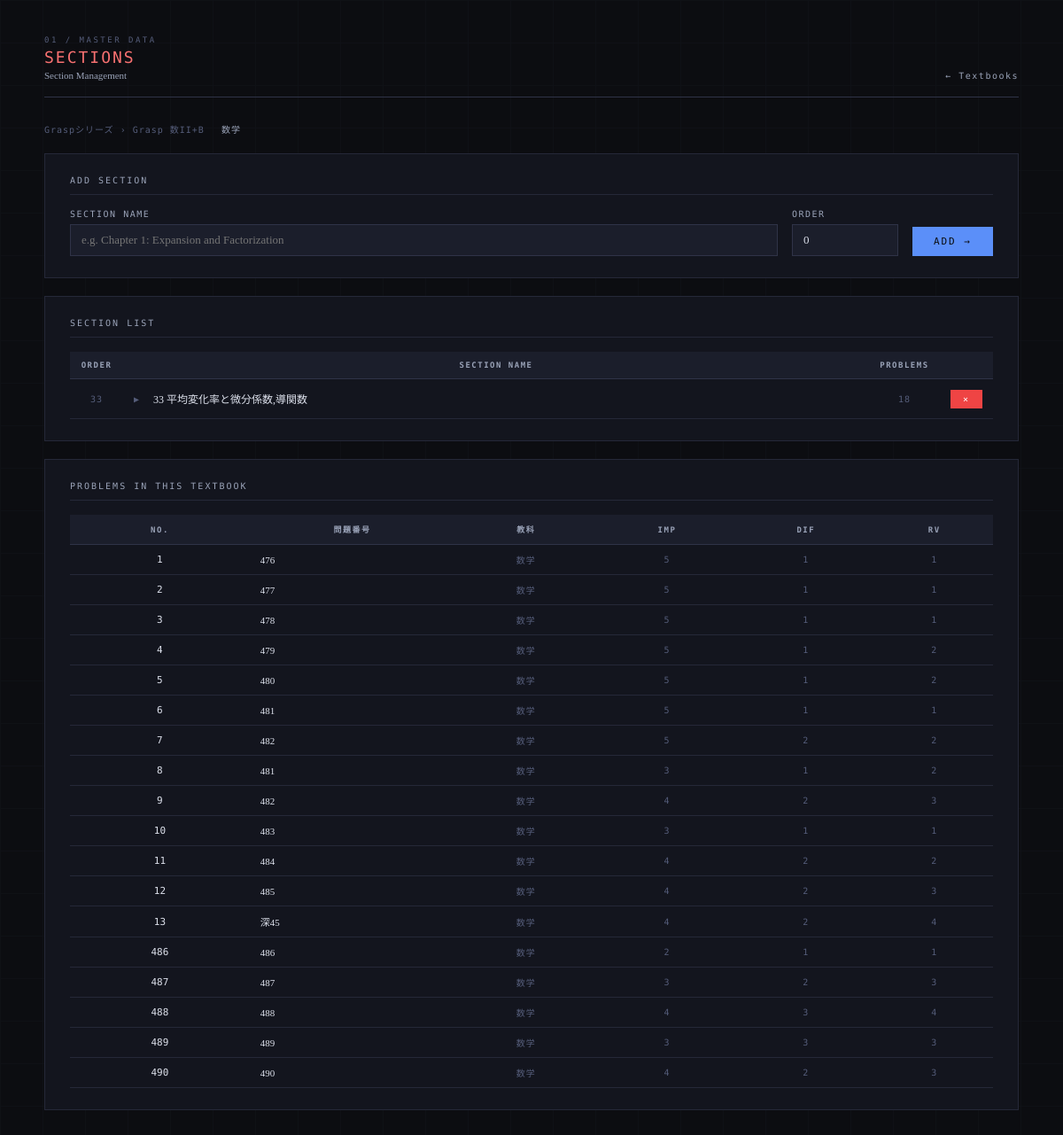
Before: /textbooks/5/sections with the older database file.
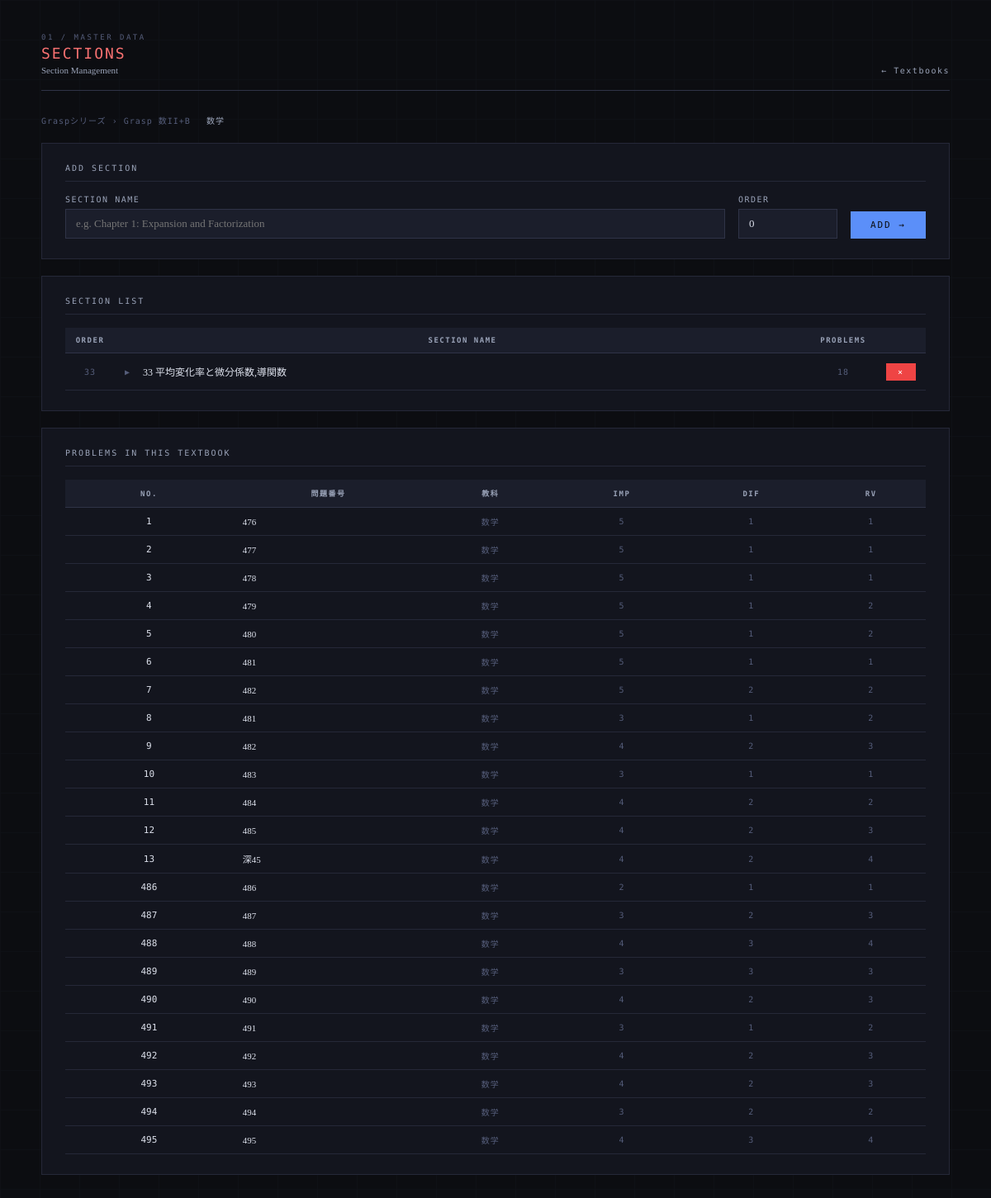
After: the same page with the newer database file.
### tables this page shows
CREATE TABLE series (
        series_id INTEGER PRIMARY KEY AUTOINCREMENT,
        name TEXT NOT NULL UNIQUE,
        description TEXT
    );

CREATE TABLE textbooks (
        textbook_id INTEGER PRIMARY KEY AUTOINCREMENT,
        series_id INTEGER,
        name TEXT NOT NULL,
        subject TEXT NOT NULL,
        description TEXT,
        FOREIGN KEY (series_id) REFERENCES series(series_id)
    );

CREATE TABLE textbook_sections (
        section_id INTEGER PRIMARY KEY AUTOINCREMENT,
        textbook_id INTEGER NOT NULL,
        name TEXT NOT NULL,
        order_index INTEGER DEFAULT 0,
        FOREIGN KEY (textbook_id) REFERENCES textbooks(textbook_id)
    );

CREATE TABLE problems (
            problem_id INTEGER PRIMARY KEY AUTOINCREMENT,
            subject TEXT NOT NULL,
            textbook TEXT NOT NULL,
            problem_number TEXT NOT NULL,
            importance TEXT NOT NULL,
            type TEXT NOT NULL
        , instruction TEXT, difficulty INTEGER DEFAULT 3, review_value INTEGER DEFAULT 3, estimated_minutes INTEGER DEFAULT 15, textbook_id INTEGER, section_id INTEGER, order_in_textbook INTEGER, total_minutes INTEGER DEFAULT NULL);

### app.py (the view, shortened to what this page needs)
@app.route("/textbooks/<int:textbook_id>/sections", methods=["GET", "POST"])
def textbook_sections(textbook_id):
    conn = get_connection()
    c = conn.cursor()
    c.execute("SELECT t.*, s.name as series_name FROM textbooks t LEFT JOIN series s ON t.series_id = s.series_id WHERE t.textbook_id=?", (textbook_id,))
    textbook = c.fetchone()
    if not textbook:
        conn.close()
        return "Textbook not found", 404
    c.execute("""
        SELECT s.*, COUNT(p.problem_id) as problem_count
        FROM textbook_sections s
        LEFT JOIN problems p ON s.section_id = p.section_id
        WHERE s.textbook_id=?
        GROUP BY s.section_id
        ORDER BY s.order_index, s.section_id
    """, (textbook_id,))
    sections = c.fetchall()
    c.execute("""
        SELECT problem_id, problem_number, subject,
               importance, difficulty, review_value, order_in_textbook
        FROM problems WHERE textbook_id=?
        ORDER BY order_in_textbook, problem_id
    """, (textbook_id,))
    problems = c.fetchall()
    conn.close()
    return render_template("sections.html",
                           textbook=textbook,
                           sections=sections,
                           problems=problems)

### database.py (called while the page is built)
def get_connection():
    conn = sqlite3.connect(DB_PATH)
    conn.row_factory = sqlite3.Row
    return conn

### templates/sections.html (shortened to what this page needs)
<!DOCTYPE html>
<html lang="ja">
<head>
</head>
<body>
<div class="container">
  <div class="page-header fade-in">
    <div>
      <div class="page-label">01 / Master Data</div>
      <div class="page-title">Sections</div>
      <div class="page-title-ja">Section Management</div>
    </div>
    <a class="page-header-back" href="/textbooks">Textbooks</a>
  </div>
  <div class="meta-text fade-in" style="margin-bottom:20px;">
    {{ textbook.series_name or '—' }} &rsaquo; {{ textbook.name }}
    <span style="margin-left:12px;color:var(--text-muted);">{{ textbook.subject }}</span>
  </div>
  <div class="card fade-in">
    <div class="card-title">Add Section</div>
    <form method="POST" style="display:flex;gap:16px;align-items:flex-end;">
      <div style="flex:1;">
        <label>Section Name</label>
        <input type="text" name="name" placeholder="e.g. Chapter 1: Expansion and Factorization" required>
      </div>
      <div style="width:120px;">
        <label>Order</label>
        <input type="number" name="order_index" value="0" min="0">
      </div>
      <button type="submit" class="btn btn-primary" style="margin-top:0;">Add →</button>
    </form>
  </div>
  <div class="card fade-in">
    <div class="card-title">Section List</div>
    <table class="data-table">
      <thead>
        <tr>
          <th style="width:60px;">Order</th>
          <th>Section Name</th>
          <th style="width:80px;">Problems</th>
          <th style="width:60px;"></th>
        </tr>
      </thead>
      <tbody>
      {% for s in sections %}
      <tr id="srow-{{ s.section_id }}">
        <td class="meta-text">{{ s.order_index }}</td>
        <td class="left">
          <button class="section-name-btn" type="button" data-sid="{{ s.section_id }}">
            <span class="chevron" id="chev-{{ s.section_id }}">▶</span>
            <span class="section-name-text">{{ s.name }}</span>
          </button>
        </td>
        <td class="meta-text">{{ s.problem_count }}</td>
        <td>
          <button class="btn btn-danger btn-sm del-btn" type="button" data-msg=
              'Delete section "{{ s.name }}"?\nProblems will be unlinked but not deleted.' data-action='/textbooks/sections/delete/{{ s.section_id }}'>×</button>
        </td>
      </tr>
      {% endfor %}
      </tbody>
    </table>
  </div>
  <div class="card fade-in">
    <div class="card-title">Problems in this Textbook</div>
    <div style="overflow-x:auto;">
    <table class="data-table" id="section-prob-table">
      <thead>
        <tr>
          <th>No.</th><th>問題番号</th><th>教科</th>
          <th>Imp</th><th>Dif</th><th>RV</th>
        </tr>
      </thead>
      <tbody>
      {% for p in problems %}
      <tr id="sp-{{ p.problem_id }}">
        <td class="editable-cell" data-problem="{{ p.problem_id }}"
          data-field="order_in_textbook">
          <span class="editable" ondblclick="startOrderEdit(this)"
            style="font-family:'DM Mono',monospace;font-size:11px;">
            {{ p.order_in_textbook or '—' }}
          </span>
        </td>
        <td class="left" style="font-size:11px;">{{ p.problem_number }}</td>
        <td class="meta-text">{{ p.subject }}</td>
        <td class="meta-text">{{ p.importance }}</td>
        <td class="meta-text">{{ p.difficulty }}</td>
        <td class="meta-text">{{ p.review_value }}</td>
      </tr>
      {% endfor %}
      </tbody>
    </table>
    </div>
  </div>
</div>
</body>
</html>

### templates/sections.html (style rules this page uses)
:root { --bg:#0c0d11; --surface:#13151e; --surface2:#1b1e2b; --surface3:#222536; --border:#252838; --border-light:#2f3347; --text:#dde1ec; --text-muted:#9aa3b8; --text-dim:#555d7a; --blue:#5b8ff9; --green:#3ecf8e; --amber:#f5a623; --rose:#f06292; --red:#ef4444; --blue-bg:rgba(91,143,249,0.10); --green-bg:rgba(62,207,142,0.10); --amber-bg:rgba(245,166,35,0.10); --rose-bg:rgba(240,98,146,0.10); }
*, *::before, *::after { margin:0; padding:0; box-sizing:border-box; }
body { font-family:'Noto Serif JP',serif; background:var(--bg); color:var(--text); min-height:100vh; padding:40px 32px 80px; -webkit-font-smoothing:antialiased; }
body::after { content:''; position:fixed; inset:0; background-image: linear-gradient(var(--border) 1px,transparent 1px), linear-gradient(90deg,var(--border) 1px,transparent 1px); background-size:48px 48px; opacity:0.15; pointer-events:none; z-index:0; }
.container { max-width:1100px; margin:0 auto; position:relative; z-index:1; }
.page-header { display:flex; align-items:flex-end; justify-content:space-between; margin-bottom:28px; padding-bottom:18px; border-bottom:1px solid var(--border-light); }
.page-label { font-family:'DM Mono',monospace; font-size:9px; letter-spacing:2.5px; text-transform:uppercase; color:var(--text-dim); margin-bottom:4px; }
.page-title { font-family:'DM Mono',monospace; font-weight:500; font-size:18px; letter-spacing:2px; text-transform:uppercase; color:#f87171; }
.page-title-ja { font-family:'Noto Serif JP',serif; font-weight:300; font-size:11px; color:var(--text-muted); margin-top:4px; }
.page-header-back { font-family:'DM Mono',monospace; font-size:10px; color:var(--text-muted); letter-spacing:1.5px; text-decoration:none; transition:color 0.15s; }
.page-header-back::before { content:'← '; }
.card { background:var(--surface); border:1px solid var(--border); padding:24px 28px; margin-bottom:20px; }
.card-title { font-family:'DM Mono',monospace; font-size:10px; letter-spacing:2px; text-transform:uppercase; color:var(--text-muted); margin-bottom:16px; padding-bottom:10px; border-bottom:1px solid var(--border); }
label { display:block; font-family:'DM Mono',monospace; font-size:10px; letter-spacing:1.5px; text-transform:uppercase; color:var(--text-muted); margin-bottom:6px; margin-top:16px; }
label:first-child { margin-top:0; }
input[type="text"], input[type="number"] { width:100%; padding:9px 12px; background:var(--surface2); border:1px solid var(--border-light); color:var(--text); font-family:'Noto Serif JP',serif; font-size:13px; outline:none; transition:border-color 0.15s; }
.btn { font-family:'DM Mono',monospace; font-size:11px; letter-spacing:2px; text-transform:uppercase; padding:10px 24px; border:none; cursor:pointer; transition:all 0.15s; display:inline-flex; align-items:center; gap:8px; }
.btn-primary { background:var(--blue); color:#0c0d11; }
.btn-danger { background:var(--red); color:white; }
.btn-sm { padding:5px 14px; font-size:10px; }
.data-table { width:100%; border-collapse:collapse; background:var(--surface); font-size:12px; }
.data-table th { background:var(--surface2); color:var(--text-muted); font-family:'DM Mono',monospace; font-size:9px; letter-spacing:1.5px; text-transform:uppercase; padding:10px 12px; text-align:center; border-bottom:1px solid var(--border-light); white-space:nowrap; }
.data-table td { padding:9px 12px; border-bottom:1px solid var(--border); text-align:center; vertical-align:middle; }
.data-table td.left { text-align:left; font-family:'Noto Serif JP',serif; }
.meta-text { font-family:'DM Mono',monospace; font-size:10px; color:var(--text-dim); letter-spacing:1px; }
.editable { cursor:pointer; padding:2px 6px; border-radius:2px; border:1px dashed transparent; transition:border-color 0.12s, background 0.12s; }
.fade-in { animation:fadeIn 0.3s ease both; }
.section-name-btn { cursor:pointer; display:flex; align-items:center; gap:10px; padding:4px 0; width:100%; background:none; border:none; color:var(--text); font-family:'Noto Serif JP',serif; font-size:12px; text-align:left; outline:none; }
.chevron { font-family:'DM Mono',monospace; font-size:10px; color:var(--text-dim); transition:transform 0.2s; display:inline-block; min-width:12px; }

Changed rows visible on the page:
added problems: order_in_textbook "491", problem_number "491", subject "数学", importance "3", difficulty "1", review_value "2"
added problems: order_in_textbook "492", problem_number "492", subject "数学", importance "4", difficulty "2", review_value "3"
added problems: order_in_textbook "493", problem_number "493", subject "数学", importance "4", difficulty "2", review_value "3"
added problems: order_in_textbook "494", problem_number "494", subject "数学", importance "3", difficulty "2", review_value "2"
added problems: order_in_textbook "495", problem_number "495", subject "数学", importance "4", difficulty "3", review_value "4"
